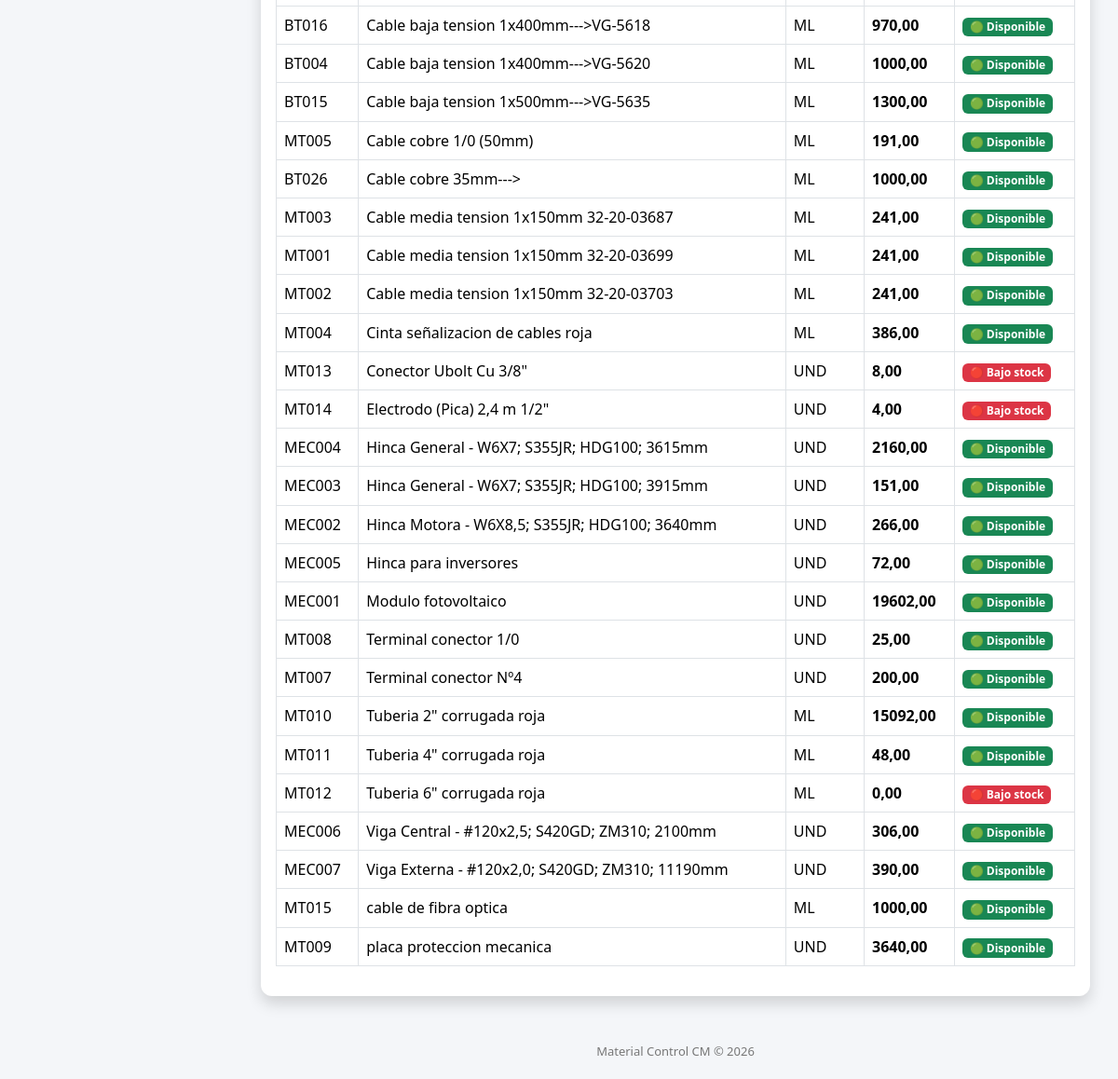
Before: /recepciones/inventario/ (signed in, lower part) with the older database file.
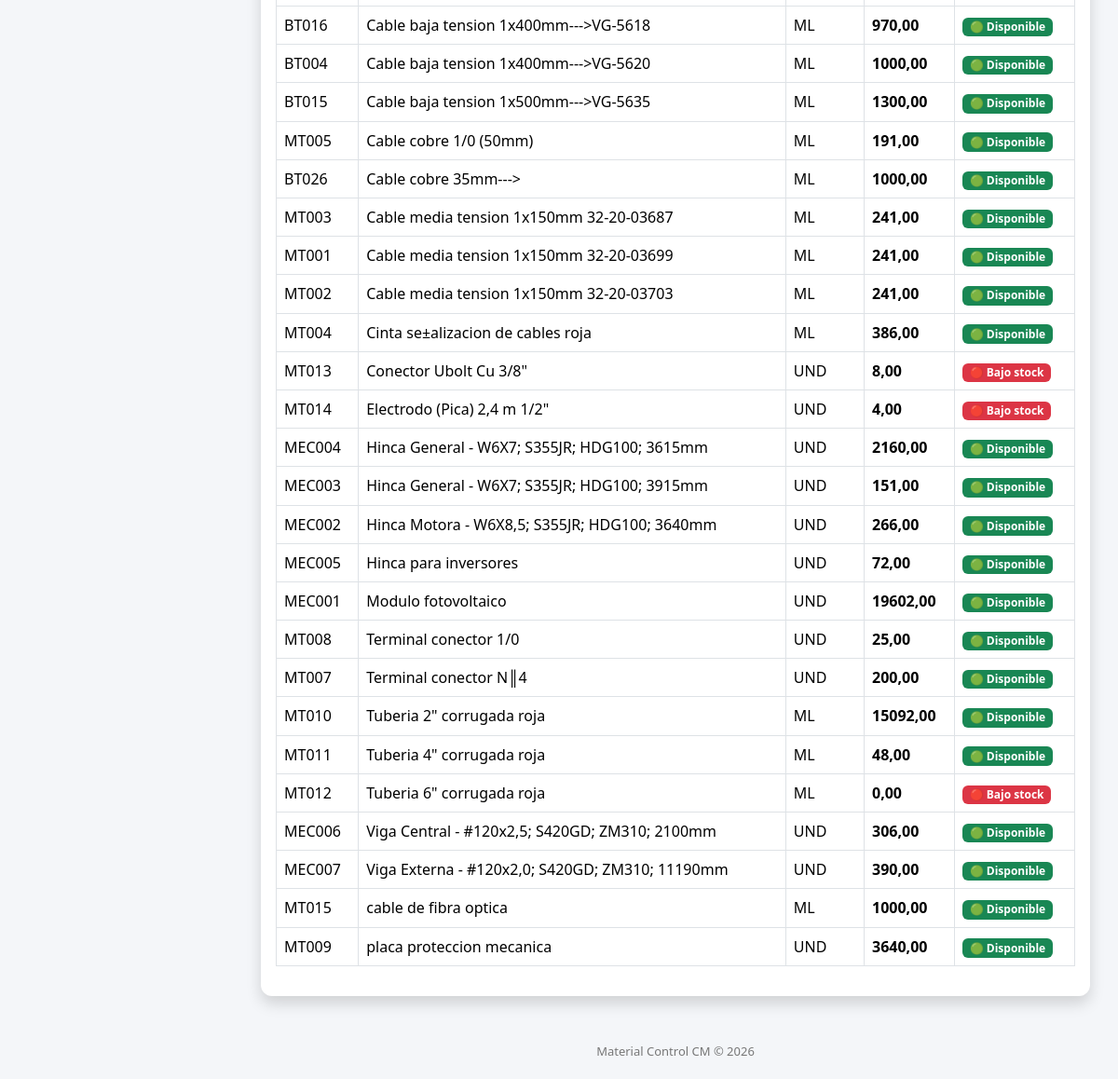
After: the same page with the newer database file.
### materials/models.py (models this page shows, shortened)
class Material(models.Model):
    codigo = models.CharField(max_length=30, unique=True)
    nombre = models.CharField(max_length=200)
    unidad = models.CharField(max_length=20)
    stock = models.DecimalField(max_digits=12, decimal_places=2, default=0)
    activo = models.BooleanField(default=True)

### inventory/views.py (the view)
@almacen_required
def inventory_list(request):
    from materials.models import Material
    materiales = Material.objects.filter(
        activo=True
    ).order_by(
        "nombre"
    )
    return render(
        request,
        "inventory/inventory.html",
        {
            "materiales": materiales
        }
    )

### templates/inventory/inventory.html (shortened to what this page needs)
{% extends "base.html" %}
{% block content %}
<div class="card shadow">
<div class="card-body">
<table class="table table-bordered table-hover">
<tbody>
{% for material in materiales %}
<tr>
<td>
{{ material.codigo }}
</td>
<td>
{{ material.nombre }}
</td>
<td>
{{ material.unidad }}
</td>
<td>
<strong>
{{ material.stock }}
</strong>
</td>
<td>
{% if material.stock <= 10 %}
<span class="badge bg-danger">
🔴 Bajo stock
</span>
{% else %}
<span class="badge bg-success">
🟢 Disponible
</span>
{% endif %}
</td>
</tr>
{% endfor %}
</tbody>
</table>
</div>
</div>
{% endblock %}

Changed rows visible on the page:
changed Material "MT004": nombre "Cinta señalizacion de cables roja" → "Cinta se±alizacion de cables roja"
changed Material "MT007": nombre "Terminal conector Nº4" → "Terminal conector N║4"
